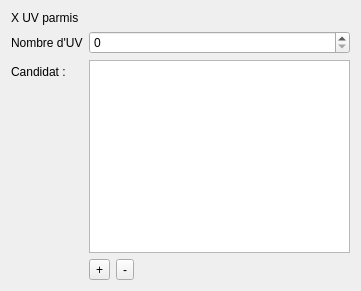
<?xml version="1.0" encoding="UTF-8"?>
<ui version="4.0">
 <class>xUVParmis_editor</class>
 <widget class="QWidget" name="xUVParmis_editor">
  <property name="geometry">
   <rect>
    <x>0</x>
    <y>0</y>
    <width>361</width>
    <height>291</height>
   </rect>
  </property>
  <property name="windowTitle">
   <string>Form</string>
  </property>
  <layout class="QFormLayout" name="formLayout">
   <item row="0" column="0">
    <widget class="QLabel" name="label_3">
     <property name="text">
      <string>X UV parmis</string>
     </property>
    </widget>
   </item>
   <item row="1" column="0">
    <widget class="QLabel" name="label">
     <property name="text">
      <string>Nombre d'UV</string>
     </property>
    </widget>
   </item>
   <item row="1" column="1">
    <widget class="QSpinBox" name="count"/>
   </item>
   <item row="2" column="0">
    <widget class="QLabel" name="label_2">
     <property name="text">
      <string>Candidat :</string>
     </property>
    </widget>
   </item>
   <item row="2" column="1">
    <widget class="QListWidget" name="candidat"/>
   </item>
   <item row="3" column="1">
    <layout class="QHBoxLayout" name="horizontalLayout">
     <item>
      <widget class="QToolButton" name="addUv">
       <property name="text">
        <string>+</string>
       </property>
      </widget>
     </item>
     <item>
      <widget class="QToolButton" name="delUv">
       <property name="text">
        <string>-</string>
       </property>
      </widget>
     </item>
    </layout>
   </item>
  </layout>
 </widget>
 <resources/>
 <connections/>
</ui>
